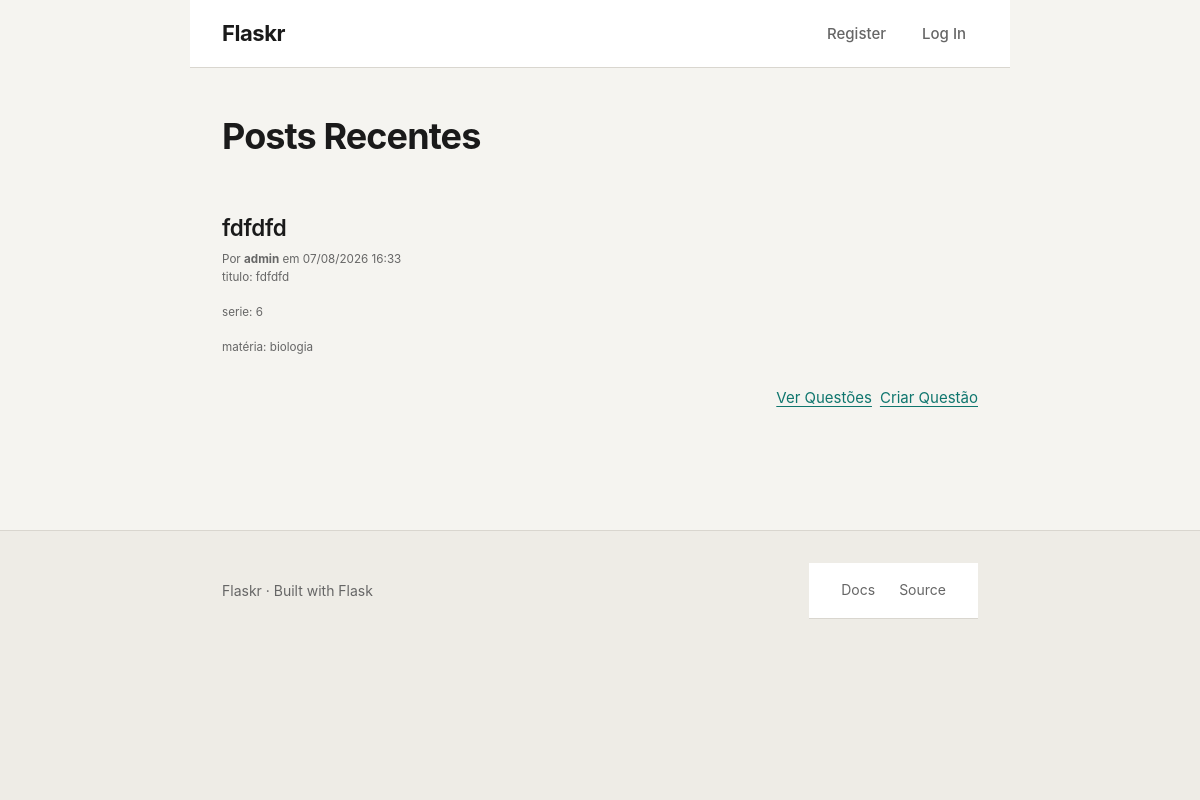
Before: / with the older database file.
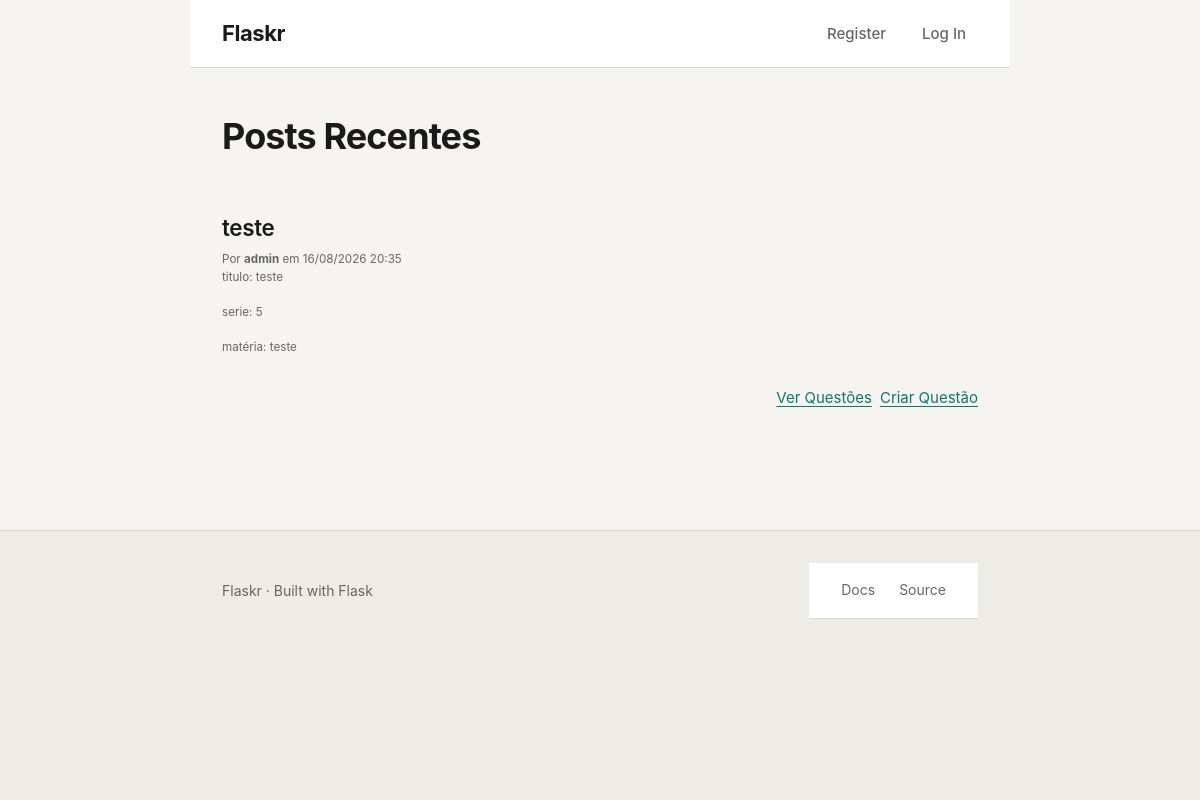
After: the same page with the newer database file.
### tables this page shows
CREATE TABLE provas (
    id INTEGER PRIMARY KEY AUTOINCREMENT,
    author_id INTEGER NOT NULL,
    created TIMESTAMP NOT NULL DEFAULT CURRENT_TIMESTAMP,
    titulo TEXT NOT NULL,
    serie TEXT NOT NULL,
    materia TEXT NOT NULL,
    FOREIGN KEY (author_id) REFERENCES user (id)
);

CREATE TABLE user (
    id INTEGER PRIMARY KEY AUTOINCREMENT,
    username TEXT UNIQUE NOT NULL,
    password TEXT NOT NULL,
    is_admin INTEGER NOT NULL DEFAULT 0 -- Nova coluna: 0 = normal, 1 = admin
);

### flaskr/blog.py (the view)
@bp.route('/')
def index():
    db = get_db()
    provas = db.execute(
        'SELECT p.id, titulo, materia, serie, created, author_id, username'
        ' FROM provas p JOIN user u ON p.author_id = u.id'
        ' ORDER BY created DESC'
    ).fetchall()
    return render_template('blog/index.html', provas=provas)

### flaskr/auth.py (called while the page is built)
@bp.before_app_request
def load_logged_in_user():
    user_id = session.get('user_id')
    if user_id is None:
        g.user = None
    else:
        g.user = get_db().execute('SELECT * FROM user WHERE id = ?', (user_id,)).fetchone()

### flaskr/db.py (called while the page is built)
def get_db():
    if 'db' not in g:
        g.db = sqlite3.connect(
            current_app.config['DATABASE'],
            detect_types=sqlite3.PARSE_DECLTYPES
        )
        g.db.row_factory = sqlite3.Row
        g.db.execute("PRAGMA foreign_keys = ON")
    return g.db

### flaskr/templates/blog/index.html (shortened to what this page needs)
{% extends 'base.html' %}
{% block content %}
    <h1>Posts Recentes</h1>
    {% for prova in provas %}
        <article class="post">
            <header>
                <h2>{{ prova['titulo'] }}</h2>
                <div class="about">
                    <small>
                        Por <strong>{{ prova['username'] }}</strong>
                        em {{ prova['created'].strftime('%d/%m/%Y %H:%M') if prova['created'] is not string else prova['created'] }}
                        <p>titulo: {{ prova['titulo']}} </p>
                        <p>serie: {{prova['serie']}} </p>
                        <p>matéria: {{prova['materia']}} </p>
                    </small>
                </div>
            </header>
            <div class="actions" style="margin-top: 10px;">
                <a href="{{ url_for('blog.listar_questoes', prova_id=prova['id']) }}" class="btn">Ver Questões</a>
                <a href="{{ url_for('blog.create_questao', prova_id=prova['id']) }}" class="btn">Criar Questão</a>
            </div>
        </article>
    {% else %}
        <p>Nenhuma prova ainda.
            {% if g.user %}
                <a href="{{ url_for('blog.create') }}">Seja o primeiro a publicar!</a>
            {% endif %}
        </p>
    {% endfor %}
{% endblock %}

### flaskr/templates/base.html (shortened to what this page needs)
<!doctype html>
<html lang="pt-br">
<head>
    <link rel="stylesheet" href="{{ url_for('static', filename='style.css') }}">
</head>
<body>
    <nav>
        <a href="{{ url_for('blog.index') }}" class="logo">Flaskr</a>
        <div class="nav-links">
            {% if g.user %}
                <a href="{{ url_for('blog.create') }}">Novo Post</a>
                <a href="{{ url_for('blog.index') }}">Posts</a>
                <span class="user-info">
                    {{ g.user['username'] }}
                    <a href="{{ url_for('auth.logout') }}">Sair</a>
                </span>
            {% else %}
                <a href="{{ url_for('auth.register') }}">Register</a>
                <a href="{{ url_for('auth.login') }}">Log In</a>
            {% endif %}
        </div>
    </nav>
    <main>
        {% block content %}{% endblock %}
    </main>
    <footer>
        <div class="footer-inner">
            <span class="footer-brand">Flaskr · Built with Flask</span>
            <nav class="footer-links" aria-label="Links secundários">
                <a href="https://flask.palletsprojects.com/" target="_blank" rel="noopener">Docs</a>
                <a href="https://github.com/pallets/flask" target="_blank" rel="noopener">Source</a>
            </nav>
        </div>
    </footer>
</body>
</html>

### flaskr/static/style.css (style rules this page uses)
*, *::before, *::after { box-sizing: border-box; margin: 0; padding: 0; }
:root { --c-bg: #f5f4f0; --c-bg-subtle: #eeece6; --c-surface: #ffffff; --c-text: #1a1a1a; --c-text-muted: #666666; --c-text-subtle: #999999; --c-border: #d9d6cf; --c-border-strong: #a19e96; --c-accent: #0f766e; --c-accent-hover: #0d5f59; --c-accent-subtle: #d1ede9; --c-error: #b91c1c; --c-error-bg: #fef2f2; --c-success: #15803d; --c-success-bg: #f0fdf4; --s-1: 4px; --s-2: 8px; --s-3: 12px; --s-4: 16px; --s-5: 24px; --s-6: 32px; --s-8: 48px; --s-10: 64px; --s-12: 96px; --r-sm: 4px; --r-md: 6px; --r-lg: 10px; --content: 820px; --narrow: 640px; }
html { font-size: 100%; accent-color: var(--c-accent); }
body { font-family: "Inter", -apple-system, BlinkMacSystemFont, "Segoe UI", system-ui, "Noto Sans", sans-serif; font-size: 15px; line-height: 1.6; color: var(--c-text); background: var(--c-bg); -webkit-font-smoothing: antialiased; text-rendering: optimizeLegibility; display: grid; grid-template-rows: auto auto 1fr auto; min-height: 100vh; min-height: 100dvh; }
nav:first-of-type { display: grid; grid-template-columns: auto 1fr; grid-template-areas: "logo links"; align-items: center; gap: var(--s-5); max-width: var(--content); width: 100%; margin-inline: auto; padding: var(--s-4) var(--s-6); background: var(--c-surface); border-bottom: 1px solid var(--c-border); }
nav:first-of-type .logo { grid-area: logo; font-weight: 700; font-size: 1.375rem; letter-spacing: -0.02em; color: var(--c-text); text-decoration: none; white-space: nowrap; }
.nav-links { grid-area: links; display: grid; grid-auto-flow: column; grid-auto-columns: max-content; justify-content: end; align-items: center; gap: var(--s-1) var(--s-3); }
.nav-links a { color: var(--c-text-muted); text-decoration: none; font-size: 0.9375rem; font-weight: 500; padding: var(--s-1) var(--s-3); border-radius: var(--r-sm); transition: color 0.15s, background-color 0.15s; }
main { max-width: var(--content); width: 100%; margin-inline: auto; padding: var(--s-8) var(--s-6) var(--s-12); container-type: inline-size; container-name: main; }
main h1 { font-size: clamp(1.875rem, 1.5rem + 1vw, 2.5rem); font-weight: 700; letter-spacing: -0.025em; line-height: 1.15; margin-block-end: var(--s-6); text-wrap: balance; }
main h2 { font-size: clamp(1.25rem, 1.1rem + 0.4vw, 1.5rem); font-weight: 600; letter-spacing: -0.015em; line-height: 1.25; margin-block-end: var(--s-1); text-wrap: balance; }
main a { color: var(--c-accent); text-decoration: underline; text-underline-offset: 3px; text-decoration-thickness: 1px; transition: color 0.15s; }
main p + p, main p + form, main form + p, main form + hr { margin-block-start: var(--s-4); }
main > article.post { display: grid; grid-template-rows: subgrid; grid-row: span 4; padding-block: var(--s-5); border-bottom: 1px solid var(--c-border); }
main > article.post:last-child { border-bottom: none; }
main { display: grid; grid-template-columns: minmax(0, 1fr); grid-auto-rows: auto; gap: 0; align-content: start; }
article.post header { display: grid; gap: var(--s-1); padding-block-end: var(--s-2); }
article.post .about { color: var(--c-text-muted); font-size: 0.875rem; display: grid; grid-template-columns: 1fr auto; align-items: baseline; gap: var(--s-3); }
article.post .actions { display: grid; grid-auto-flow: column; grid-auto-columns: max-content; justify-content: end; gap: var(--s-2); padding-block-start: var(--s-3); }
footer { background: var(--c-bg-subtle); border-top: 1px solid var(--c-border); padding: var(--s-6) 0; }
.footer-inner { max-width: var(--content); margin-inline: auto; padding-inline: var(--s-6); display: grid; grid-template-columns: 1fr max-content; align-items: center; gap: var(--s-4); }
.footer-brand { color: var(--c-text-muted); font-size: 0.875rem; }
.footer-links { display: grid; grid-auto-flow: column; grid-auto-columns: max-content; gap: var(--s-4); }
.footer-links a { color: var(--c-text-muted); font-size: 0.875rem; text-decoration: none; transition: color 0.15s; }

Changed rows visible on the page:
removed provas: titulo "fdfdfd", username "admin", created "07/08/2026 16:33", serie "6", materia "biologia"
added provas: titulo "teste", username "admin", created "16/08/2026 20:35", serie "5", materia "teste"
